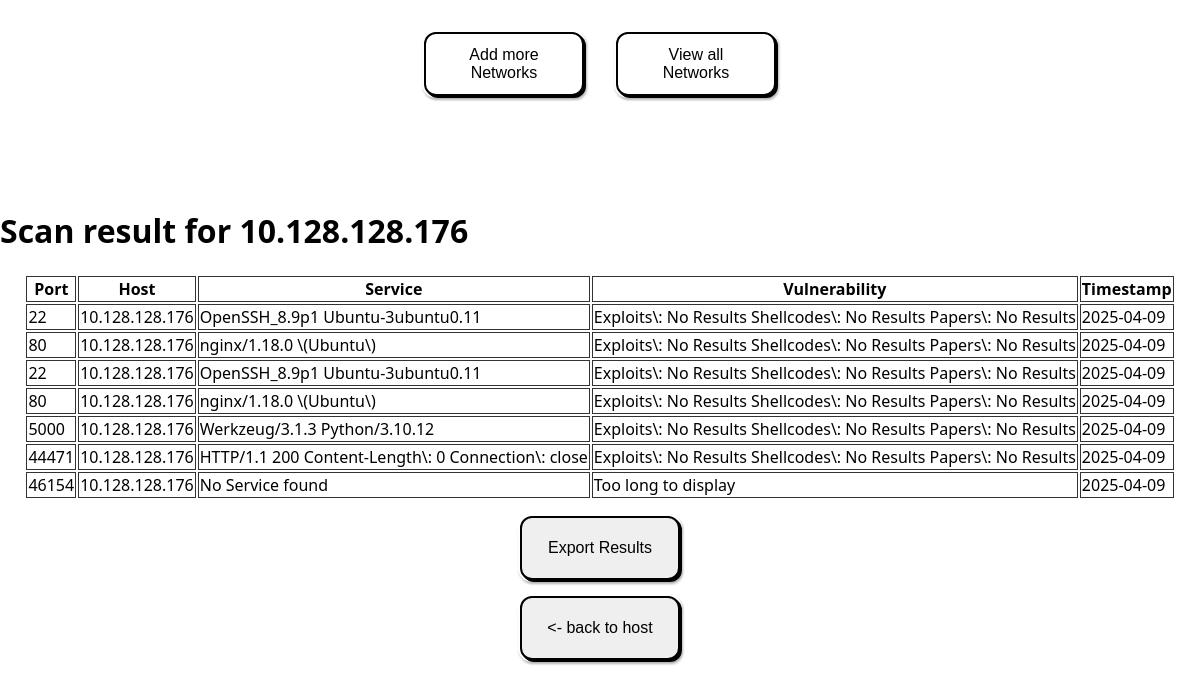
The app's page /results/4 with its own data.
### app/models/host.py (models this page shows)
class Host(db.Model):
    __tablename__ = 'hosts'
    id = db.Column(db.Integer, primary_key=True, nullable=False, index=True)
    ip = db.Column(db.String, nullable=False) # ip of the host
    network_id = db.Column(db.Integer, db.ForeignKey("networks.id"),
                           nullable=False)
    network = db.relationship('Network', back_populates='hosts')
    ports = db.relationship('Port', back_populates='host',
                            cascade='all, delete-orphan')

### app/models/port.py (models this page shows)
class Port(db.Model):
    __tablename__ = 'ports'
    id = db.Column(db.Integer, primary_key=True, nullable=False, index=True)
    port = db.Column(db.Integer, nullable=False)
    service = db.Column(db.String)
    vulnerabilities = db.Column(db.String)
    last_found = db.Column(db.Date)
    host_id = db.Column(db.Integer, db.ForeignKey("hosts.id"), nullable=False)
    host = db.relationship('Host', back_populates='ports')

### app/routes/host_routes.py (the view)
@host_blueprint.route('/results/<id>')
def get_results_of_host(id):
    id_as_str = validate(id)
    id_as_int:int = 0
    try:
        id_as_int = int(id_as_str)
    except ValueError:
        return 'invalid id', 400
    host = get_host_by_id(id_as_int)
    if not host:
        return 'Host not found', 404
    return render_template('results.html', host=host)

### app/repositories/host_repository.py (called while the page is built)
def get_host_by_id(id):
    host = Host.query.filter(Host.id == id).first()
    return host

### app/utils.py (called while the page is built)
def validate(text: str):
    output: str = text # make a local instance for changes
    for character in ('"<>|\\&(){}[];:' + "'"):
        if character in output:
            output = output.replace(character, '\\' + character)
    return output

### app/templates/results.html (shortened to what this page needs)
{% extends 'base.html' %}
{% block head %}
<link rel="stylesheet" href="{{ url_for('static', filename='css/results.css') }}">
{% endblock %}
{% block body %}
    <h1>Scan result for {{host.ip}}</h1>
<div class="center">
<table>
    <tr>
        <th>Port</th>
        <th>Host</th>
        <th>Service</th>
        <th>Vulnerability</th>
        <th>Timestamp</th>
    </tr>
    {% for port in host.ports %}
        <tr>
            <td> {{port.port}} </td>
            <td> {{host.ip}} </td>
            <td> {{port.service}} </td>
            <td>
            {% if port.vulnerabilities|length > 100 %}
                Too long to display
            {% else %}
                 {{ port.vulnerabilities }}
            {% endif %}
            </td>
            <td> {{port.last_found}} </td>
        </tr>
{% endfor %}
</table>
</div>
    <div class="center">
        <button onclick="download_results()">Export Results</button>
    </div>
    <div class="center">
        <button onclick="history.back()"><- back to host</button>
    </div>
{% endblock %}

### app/static/css/styles.css (style rules this page uses)
body { font-family: 'Segoe UI', sans-serif; margin: 0px; }
button { padding: 10px 20px; font-size: 16px; border: 2px solid black; border-radius: 12px; color: black; font-family: sans-serif; box-shadow: 2px 2px 0 black, 0 0 0 2px white; filter: drop-shadow(1px 2px 1px rgba(0, 0, 0, 0.3)); cursor: pointer; transition: transform 0.1s ease; width: 10em; height: 4em; }
.center { width: 100%; height: 100%; display:flex; justify-content: center; }

### app/static/css/results.css (style rules this page uses)
th, td { border: 1px solid #333; }
button { margin-top: 2vh; }

### records on screen
Host: ip "10.128.128.176"
Port: port "22", service "OpenSSH_8.9p1 Ubuntu-3ubuntu0.11", vulnerabilities "Exploits\\: No Results Shellcodes\\: No Results Papers\\: No Results", last_found "2025-04-09"
Port: port "80", service "nginx/1.18.0 \\(Ubuntu\\)", vulnerabilities "Exploits\\: No Results Shellcodes\\: No Results Papers\\: No Results", last_found "2025-04-09"
Port: port "22", service "OpenSSH_8.9p1 Ubuntu-3ubuntu0.11", vulnerabilities "Exploits\\: No Results Shellcodes\\: No Results Papers\\: No Results", last_found "2025-04-09"
Port: port "80", service "nginx/1.18.0 \\(Ubuntu\\)", vulnerabilities "Exploits\\: No Results Shellcodes\\: No Results Papers\\: No Results", last_found "2025-04-09"
Port: port "5000", service "Werkzeug/3.1.3 Python/3.10.12", vulnerabilities "Exploits\\: No Results Shellcodes\\: No Results Papers\\: No Results", last_found "2025-04-09"
Port: port "44471", service "HTTP/1.1 200 Content-Length\\: 0 Connection\\: close", vulnerabilities "Exploits\\: No Results Shellcodes\\: No Results Papers\\: No Results", last_found "2025-04-09"
Port: port "46154", service "No Service found", shows "Too long to display", last_found "2025-04-09"
